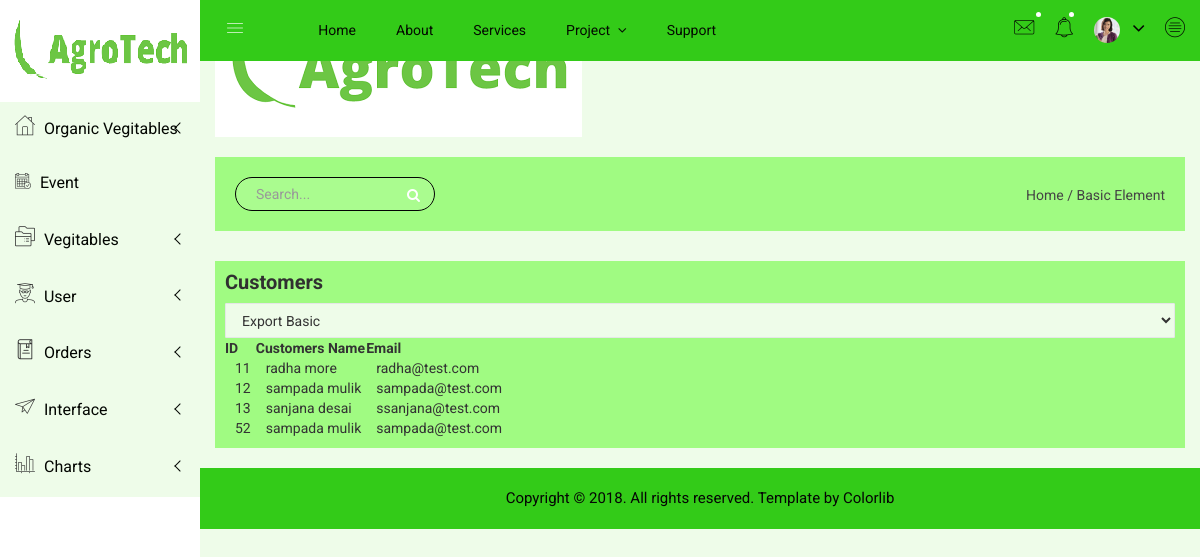
The app's page /index.php/user/customers with its own data.
### tables this page shows
CREATE TABLE IF NOT EXISTS `user_mst` (
  `user_id` int(11) NOT NULL AUTO_INCREMENT,
  `user_name` varchar(255) NOT NULL,
  `password` varchar(255) NOT NULL,
  `email` varchar(255) NOT NULL,
  `user_type` int(11) NOT NULL,
  PRIMARY KEY (`user_id`)
);

### application/views/includes/main_layout.php (called while the page is built, shortened)
<?php
$this->load->view('includes/header');
$this->load->view('includes/left_menu');
$this->load->view('includes/mobile_menu_area');
$this->load->view($inner_view);
?>

### application/controllers/User.php (called while the page is built, shortened)
<?php
class User extends CI_Controller {
	function __construct(){
		$this->load->Model('User_Model');
		$config['upload_path']          = './uploads/vegetables/';
        $config['allowed_types']        = 'gif|jpg|png|jpeg';
        $config['max_size']             = 500;
        $config['max_width']            = 1024;
        $config['max_height']           = 768;
        $this->load->library('upload', $config);
		}
	function customers(){
		$cust=$this->User_Model->getcustomers();
		$data['rs']=$cust;
		$data['inner_view']='customers_list';
		$this->load->view('includes/main_layout',$data);
	}
}
?>

### index.php (called while the page is built, shortened)
<?php
require_once BASEPATH.'core/CodeIgniter.php';

### application/models/User_Model.php (called while the page is built, shortened)
<?php
class User_Model extends CI_Model {
	function getcustomers()
	{
		$this->db->where('user_type','3');
	    $result=$this->db->get('user_mst');
	    return $result->result_array();
	}
}
?>

### application/views/customers_list.php (the view, shortened to what this page needs)
<div class="data-table-area mg-b-15">
            <div class="container-fluid">
                <div class="row">
                    <div class="col-lg-12 col-md-12 col-sm-12 col-xs-12">
                        <div class="sparkline13-list">
                            <div class="sparkline13-hd">
                                <div class="main-sparkline13-hd">
                                    <h1>Customers <span class="table-project-n"></span></h1>
                                </div>
                            </div>
                            <div class="sparkline13-graph">
                                <div class="datatable-dashv1-list custom-datatable-overright">
                                    <div id="toolbar">
                                        <select class="form-control dt-tb">
											<option value="">Export Basic</option>
										</select>
                                    </div>
                                    <table id="table" data-toggle="table" data-pagination="true" data-search="true" data-show-columns="true" data-show-pagination-switch="true" data-show-refresh="true" data-key-events="true" data-show-toggle="true" data-resizable="true" data-cookie="true"
                                        data-cookie-id-table="saveId" data-show-export="true" data-click-to-select="true" data-toolbar="#toolbar">
                                        <thead>
                                            <tr>
                                                <th data-field="id">ID</th>
                                                <th data-field="email" data-editable="true">Customers Name</th>
                                                <th data-field="phone" data-editable="true">Email</th>
                                            </tr>
                                        </thead>
                                        <tbody>
                                        <?php for($i=0;$i<count($rs);$i++){?>
                                            <tr>
                                                <td><?php echo $rs[$i]['user_id']?></td>
                                                <td><?php echo $rs[$i]['user_name'];?></td>
                                                <td><?php echo $rs[$i]['email'];?></td>
                                            </tr>
                                        <?php } ?>
                                        </tbody>
                                    </table>
                                </div>
                            </div>
                        </div>
                    </div>
                </div>
            </div>
        </div>

### assets/css/main.css (style rules this page uses)
html { color: #222; font-size: 1em; line-height: 1.4; }

### records on screen
user_mst: user_id "11", user_name "radha more", email "radha@test.com"
user_mst: user_id "12", user_name "sampada mulik", email "sampada@test.com"
user_mst: user_id "13", user_name "sanjana desai", email "ssanjana@test.com"
user_mst: user_id "52", user_name "sampada mulik", email "sampada@test.com"
